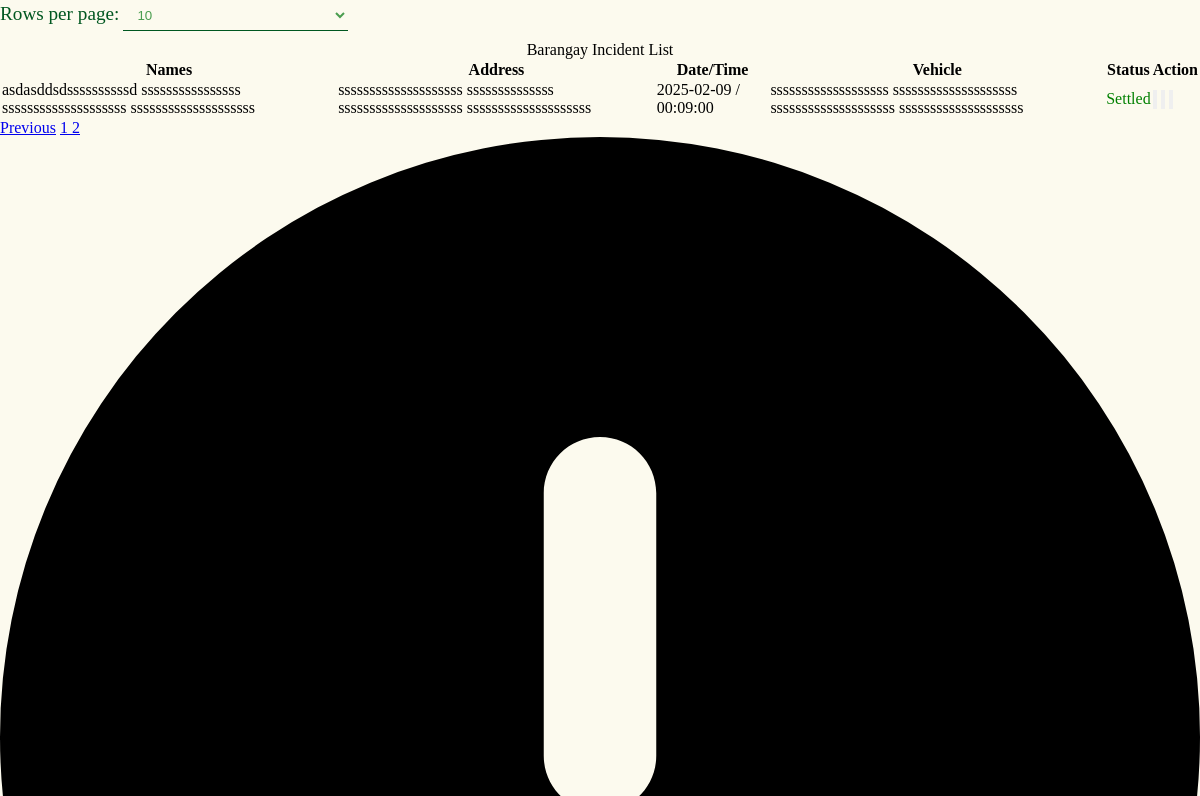
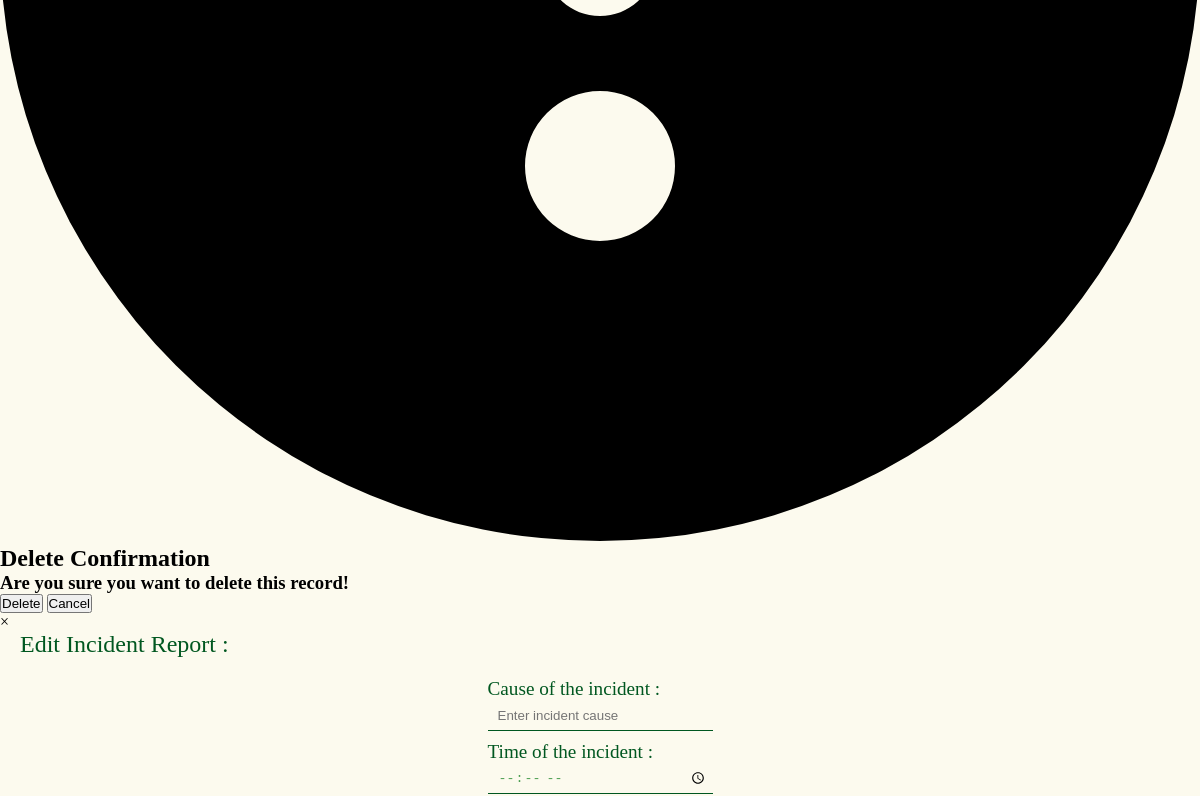
The page /administrator/admin_panel/incident_folder/incident.php?page=2&limit=10 (upper part) on the database as committed earlier (2 pictures, top to bottom).
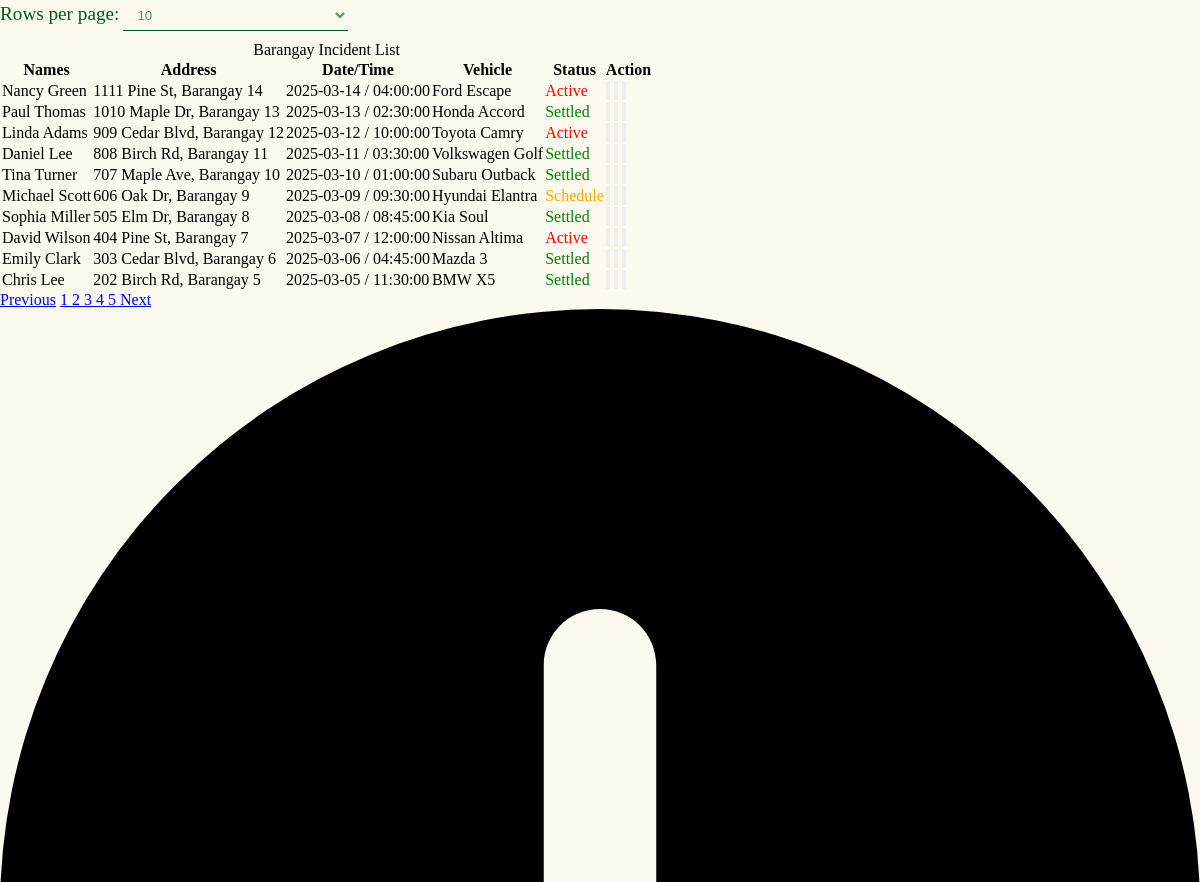
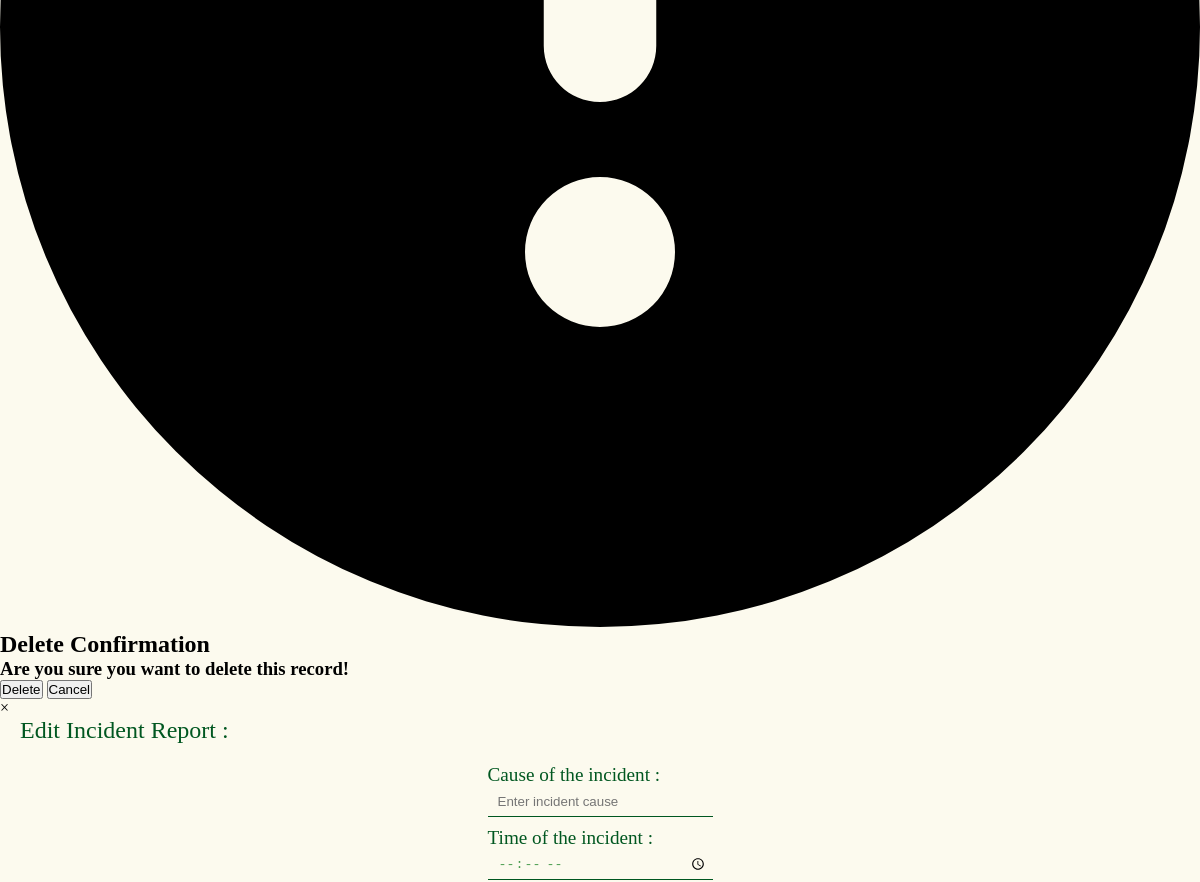
The same page on the database as committed later (2 pictures, top to bottom).
### tables this page shows
CREATE TABLE `barangay_incident` (
  `id` bigint(20) NOT NULL,
  `date` date NOT NULL,
  `time` time NOT NULL,
  `name_involve` varchar(200) NOT NULL,
  `address` varchar(200) NOT NULL,
  `vehicle` varchar(200) NOT NULL,
  `license` varchar(200) NOT NULL,
  `plate_no` varchar(200) NOT NULL,
  `cause_incident` varchar(200) NOT NULL,
  `status` int(11) NOT NULL
);

### administrator/admin_panel/incident_folder/incident.php (the view, shortened to what this page needs)
<!DOCTYPE html>
<html lang="en">
<head>
</head>
<body>
    <?php
    require("../../database/conn_db.php");
    $page = isset($_GET['page']) ? max(1, (int)$_GET['page']) : 1;
    $limit = isset($_GET['limit']) ? max(1, (int)$_GET['limit']) : 10;
    $offset = ($page - 1) * $limit;
    $countQuery = "SELECT COUNT(*) AS total FROM barangay_incident";
    $countResult = $conn->query($countQuery);
    $totalRows = $countResult->fetch_assoc()['total'];
    $totalPages = max(1, ceil($totalRows / $limit));
    $sql = "SELECT * FROM barangay_incident ORDER BY id DESC LIMIT $limit OFFSET $offset";
    $result = $conn->query($sql);
    ?>
    <div class="limit-selector">
        <form method="GET" action="">
            <label for="limit">Rows per page:</label>
            <select name="limit" id="limit" onchange="this.form.submit()">
                <option value="10" <?php if ($limit == 10) echo 'selected'; ?>>10</option>
            </select>
        </form>
    </div>
    <?php
    if ($result->num_rows > 0) {
    ?>
    <table>
        <caption>Barangay Incident List</caption>
        <tr>
            <th>Names</th>
            <th>Address</th>
            <th>Date/Time</th>
            <th>Vehicle</th>
            <th>Status</th>
            <th>Action</th>
        </tr>
        <?php
        while ($row = $result->fetch_assoc()) {
            $date = $row ["date"];
            $time = $row ["time"];
            $name_involve = $row ["name_involve"];
            $address = $row ["address"];
            $vehicle = $row ["vehicle"];
            $status = $row ["status"];
        ?>
            <tr class="table_hover">
                                    <td><?php echo  $name_involve ?></td>
                                    <td><?php echo  $address ?></td>
                                    <td><?php echo  $date . " / " .  $time ?></td>
                                    <td><?php echo  $vehicle ?></td>
                                    <td><?php  $status;
                                        if($status == 1){
                                            echo "<p style='color:red;'>Active</p>";
                                        }elseif($status == 2){
                                            echo "<p style='color:green;'>Settled</p>";
                                        }
                                        elseif($status == 3){
                                            echo "<p style='color:orange;'>Schedule</p>";
                                        }
                                    ?></td>
                <td>
                    <div id = "form_up_del_official">
                                       <button  id = "view_resident_btn"  class = "view_btn" data-id= <?php echo $row ["id"] ?>>
                                       </button>
                                           <button  id = "update_official_btn" class = "update_btn" data-id= <?php echo $row ["id"] ?>></button>
                                           <button id = "delete_official_btn" class = "delete_btn_blotter" data-id= <?php echo $row ["id"] ?>></button>
                                       </div>
                </td>
            </tr>
        <?php } ?>
    </table>
    <div class="pagination">
        <?php if ($page > 1): ?>
            <a href="?page=<?php echo $page - 1; ?>&limit=<?php echo $limit; ?>">Previous</a>
        <?php endif; ?>
        <?php for ($i = 1; $i <= $totalPages; $i++): ?>
            <a href="?page=<?php echo $i; ?>&limit=<?php echo $limit; ?>" class="<?php echo $i == $page ? 'active' : ''; ?>">
                <?php echo $i; ?>
            </a>
        <?php endfor; ?>
        <?php if ($page < $totalPages): ?>
            <a href="?page=<?php echo $page + 1; ?>&limit=<?php echo $limit; ?>">Next</a>
        <?php endif; ?>
    </div>
    <?php
    }
    ?>
<div id="delete-modal" class="delete-modal">
    <div class="delete-modal-content">
        <span></span>
        <h2>Delete Confirmation</h2>
        <h3>Are you sure you want to delete this record!</h3>
        <div class="div-delete">
            <button id="confirm-delete" class="btn-delete">Delete</button>
            <button id="cancel-delete" class="btn-delete">Cancel</button>
        </div>
    </div>
</div>
<div id="edit-modal_update" class="edit-modal_blotter">
    <div class="edit-modal-content_blotter">
        <span onclick="this.parentElement.parentElement.style.display='none';" class="update-close-btn">&times;</span>
        <?php include("update_temp.php");?>
    </div>
</div>
        <?php include('view_temp.php')?>
</body>
</html>

Rows that differ between the two databases and show on the page:
removed barangay_incident: name_involve "asdasddsdssssssssssd ssssssssssssssss ssssssssssssssssssss ssssssssssssssssssss", address "ssssssssssssssssssss ssssssssssssss ssssssssssssssssssss ssssssssssssssssssss", date "2025-02-09", time "00:09:00", vehicle "sssssssssssssssssss ssssssssssssssssssss ssssssssssssssssssss ssssssssssssssssssss", status "Settled"
added barangay_incident: name_involve "Nancy Green", address "1111 Pine St, Barangay 14", date "2025-03-14", time "04:00:00", vehicle "Ford Escape", status "Active"
added barangay_incident: name_involve "Paul Thomas", address "1010 Maple Dr, Barangay 13", date "2025-03-13", time "02:30:00", vehicle "Honda Accord", status "Settled"
added barangay_incident: name_involve "Linda Adams", address "909 Cedar Blvd, Barangay 12", date "2025-03-12", time "10:00:00", vehicle "Toyota Camry", status "Active"
added barangay_incident: name_involve "Daniel Lee", address "808 Birch Rd, Barangay 11", date "2025-03-11", time "03:30:00", vehicle "Volkswagen Golf", status "Settled"
added barangay_incident: name_involve "Tina Turner", address "707 Maple Ave, Barangay 10", date "2025-03-10", time "01:00:00", vehicle "Subaru Outback", status "Settled"
added barangay_incident: name_involve "Michael Scott", address "606 Oak Dr, Barangay 9", date "2025-03-09", time "09:30:00", vehicle "Hyundai Elantra", status "Schedule"
added barangay_incident: name_involve "Sophia Miller", address "505 Elm Dr, Barangay 8", date "2025-03-08", time "08:45:00", vehicle "Kia Soul", status "Settled"
added barangay_incident: name_involve "David Wilson", address "404 Pine St, Barangay 7", date "2025-03-07", time "12:00:00", vehicle "Nissan Altima", status "Active"
added barangay_incident: name_involve "Emily Clark", address "303 Cedar Blvd, Barangay 6", date "2025-03-06", time "04:45:00", vehicle "Mazda 3", status "Settled"
added barangay_incident: name_involve "Chris Lee", address "202 Birch Rd, Barangay 5", date "2025-03-05", time "11:30:00", vehicle "BMW X5", status "Settled"
Other text that changed with them:
new list line: "3"
new list line: "4"
new list line: "5"
text now shown: "Next"
